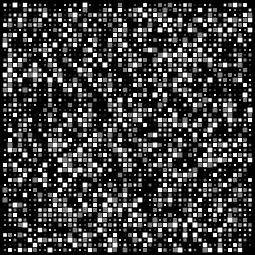
Frame 1 (no input)
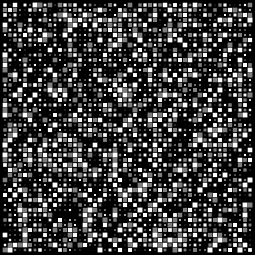
Frame 60 (the mouse pressed at the canvas centre just before this capture)
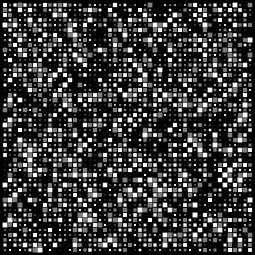
Frame 120 (the mouse held since frame 60 and released just before this capture)

The Processing sketch that drew these frames (run headless with seeded random() and noise(); from frame 60 on, the mouse is pressed at the canvas centre):

// Processing sketch: Data_Life_2
// ── Data_Life_2.pde
int xs = 50, ys = 50;       // а вот это глобальные переменные, заведенные 
                            // снаружи всего – они существуют везде

void settings() { size(xs * 5 + 5, ys * 5 + 5); } // теперь (начиная с версии 3.0), если необходимо задать размер окна с помощью 
                                                  // переменных - надо использовать новую, предопределенную функцию settings() 
void setup() { noStroke(); frameRate(20); }  // частоту обновления выставляем равную 20 кадрам в секунду     

void draw()                 // именно эта функция будет вызываться 20 раз в секунду 
{                           // как и определено во frameRate(20) 
  background(0, 0, 0);
  for (int y = 0; y < ys; y++) // цикл и ещё один, вложенный в него
  for (int x = 0; x < xs; x++) drawDot2(x, y); // это drawDot(...) и называется – вызов функции
}                                            

void drawDot(int x, int y)  // значения входящие в функцию – описываются их типом
{                           // нужны только в том случае, если внутри неё - используются 
  float r = random(5);      // эта функция возвращает случайное число, но не больше передаваемого ей
  fill(0, 155, 255);
  ellipse(5 + x * 5, 5 + y * 5, r, r); 
}

void drawDot2(int x, int y) 
{                             
  rectMode(CENTER);          // значит - откладывать ширину и высоту прямоугольника относительно его центра.
  float r = random(5);       
  if ((x & 1) == (y & 1))    // ветвление в зависимости от результата сравнения 
  { fill(255, 255, 255); rect(5 + x * 5, 5 + y * 5, r, r);
  } else { fill(127, 127, 127); rect(5 + x * 5, 5 + y * 5, r, r);
         }  
}
